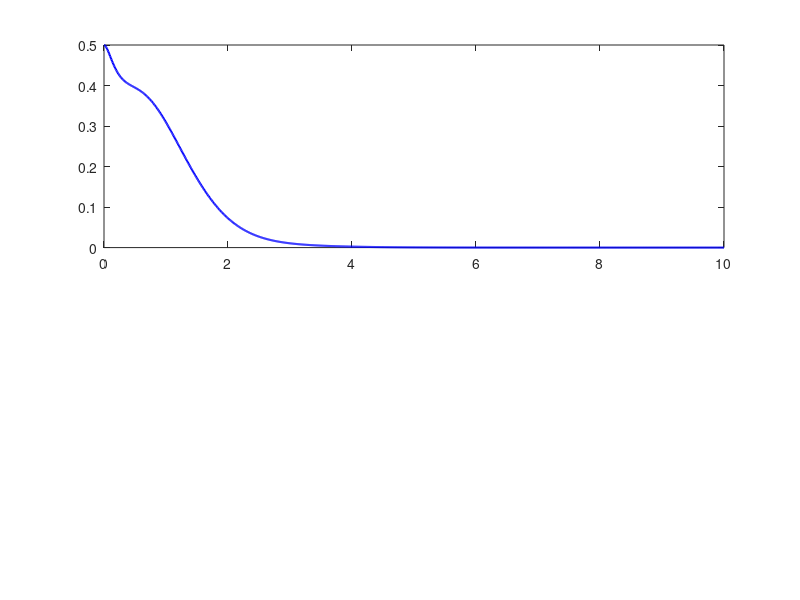

Recreate this plot in MATLAB. (Note: this script raises an error after producing the figure.)
clear; clc; close all;

M = 1.0; % cart mass (kg)
m = 0.2; % pendulum mass (kg)
L = 0.5; % pendulum length (m)
g = 9.81; % gravity
b_c = 0.1; % cart friction
b_p = 0.05; % pendulum friction

A = [
     [0, 1, 0, 0];
     [0, -b_c / M, -g * m / M, -b_p / L / M];
     [0, 0, 0, 1];
     [0, -b_c / L / M, -g / L - g * m / L / M, -b_p / L ^ 2 / M - b_p / L ^ 2 / m];
     ];

B = [0; 1 / M; 0; 1 / L / M];

C = [
     [1, 0, 0, 0];
     [0, 0, 1, 0];
     ];

D = [0; 0];

Q = [
     [100, 0, 0, 0];
     [0, 50, 0, 0];
     [0, 0, 500, 0];
     [0, 0, 0, 50];
     ];
R = 1;
[K, S, CLP] = lqr(A, B, Q, R);
K;
%    10.0000    9.2843   26.5142    4.1460

% 1. Define the closed-loop system matrix (Ac = A - B*K)
Ac = A - B * K;
Bc = B;
Cc = C;
Dc = D;

% Create the continuous-time state-space model
sys_cl = ss(Ac, Bc, Cc, Dc);

% 2. Define simulation time and initial conditions
t = 0:0.01:10; % Simulate for 10 seconds
% Initial state: [cart pos; cart vel; pend angle; pend vel]
x0 = [0.5; 0; 0.2; 0];

% 3. Run the initial condition response
[y, t, x] = initial(sys_cl, x0, t);

% 4. Plot the results
figure('Name', 'LQR Initial Condition Response');

subplot(2, 1, 1);
plot(t, x(:, 1), 'b', 'LineWidth', 1.5);
yline(0, 'k--'); % Target equilibrium
ylabel('Cart Position (m)');
title('Cart Position over Time');
grid on;

subplot(2, 1, 2);
plot(t, x(:, 3), 'r', 'LineWidth', 1.5);
yline(0, 'k--'); % Target equilibrium
ylabel('Pendulum Angle (rad)');
xlabel('Time (s)');
title('Pendulum Angle over Time');
grid on;

F_initial = -x * K';

figure('Name', 'Control Effort (Initial Condition)');
plot(t, F_initial, 'g', 'LineWidth', 1.5);
yline(0, 'k--'); % خط صفر
ylabel('Force (N)');
xlabel('Time (s)');
title('Controller Output (F) - Initial Condition');
grid on;
